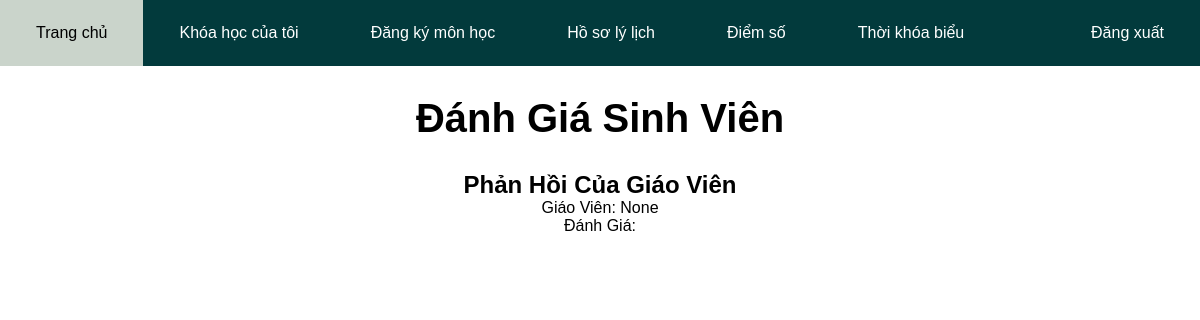
The page /assessment/student/38/ViewAssessment/ (signed in) on the database as committed earlier.
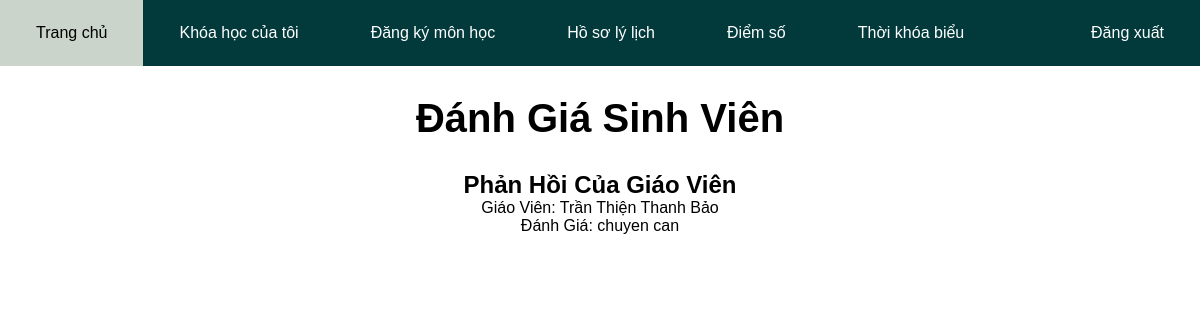
The same page on the database as committed later.
### Assessment/models.py (models this page shows, shortened)
class TeacherAssessment(models.Model):
    course = models.ForeignKey(Course, on_delete=models.CASCADE, null=True)
    student = models.ForeignKey(Student, on_delete=models.CASCADE, null=True)
    teacher = models.ForeignKey(Teacher, on_delete=models.CASCADE, null=True)
    comment = models.TextField()
    class Meta:
        unique_together = ('course', 'student', 'teacher')

### Teacher/models.py (models this page shows)
class Teacher(models.Model):
    name = models.CharField(max_length=30, null=True, blank=True)
    department = models.ForeignKey(Department, on_delete=models.CASCADE, null=True)
    username = models.OneToOneField(MyUser, on_delete=models.CASCADE, null = True)
    phone_number = models.CharField(max_length=15, null=True)
    date_of_birth = models.DateField(null=True)
    hometown = models.CharField(max_length=40, null=True)
    avatar = models.ImageField(upload_to="Avatar/Teacher/", null=True, blank=True)
    GENDER_CHOICES = [
        ('Nam', 'Nam'),
        ('Nữ', 'Nữ'),
    ]
    gender = models.CharField(max_length=10, null=True, choices=GENDER_CHOICES)
    def __str__(self):
        return self.name

### Assessment/views.py (the view)
# urls.py: path("student/<int:pk>/ViewAssessment/", views.StudentAssessView.as_view(), name="StudentAssessView"),
class StudentAssessView(RoleRequiredMixin, View):
    def has_permission(self, user):
        return user.user_type == 'Student'
    def get(self, request, pk):
        course = Course.objects.get(id=pk)
        student = request.user.student
        assessment = TeacherAssessment.objects.filter(course=course, student=student).first()
        form = TeacherAssessmentForm(instance=assessment)
        context = {
            "course": course,
            "student": student,
            "assessment": assessment,
            "form": form,
        }
        return render(request, "Course/CourseStudent/student_receive_assess.html", context)

### Login/mixins.py (called while the page is built)
    def dispatch(self, request, *args, **kwargs):
        if not request.user.is_authenticated:
            return self.handle_no_permission()
        elif not self.has_permission(request.user):
            return HttpResponseRedirect(self.get_redirect_url())
        return super().dispatch(request, *args, **kwargs)

### templates/Course/CourseStudent/student_receive_assess.html (shortened to what this page needs)
{% load static %}
<!DOCTYPE html>
<html>
<head>
	<link rel="stylesheet" href="{% static 'css/file.css' %}">
</head>
<body>
    <nav>
		<a href="{% url 'Student:student' %}" class="menu_left">Trang chủ</a>
		<a href="{% url 'Student:student_course' %}" class="menu_left">Khóa học của tôi</a>
		<a href="{% url 'Registration:registration_student' %}" class="menu_left">Đăng ký môn học</a>
		<a href="{% url 'Student:student_profile' %}" class="menu_left">Hồ sơ lý lịch</a>
		<a href="{% url 'Student:student_score' %}" class="menu_left">Điểm số</a>
		<a href="{% url 'Student:student_schedule' %}" class="menu_left">Thời khóa biểu</a>
		<a href="{% url 'Logout:logout' %}" class="menu_right">Đăng xuất</a>
	</nav>
    <h1 class="menu_text">Đánh Giá Sinh Viên</h1>
    <div class="center_form">
        {% if assessment %}
            <h2 class="h2_text">Phản Hồi Của Giáo Viên</h2>
            <p>Giáo Viên: {{ assessment.teacher }}</p>
            <p>Đánh Giá: {{ assessment.comment }}</p>
        {% else %}
            <p>Không Có Đánh Giá Nào.</p>
        {% endif %}
    </div>
</body>
</html>

### static/css/file.css (style rules this page uses)
body { font-family: Arial, Helvetica, sans-serif; }
* { box-sizing: border-box; }
* { margin: 0px; }
nav { background-color: #023A3C; overflow: hidden; }
nav a { color: white; padding: 24px 36px; text-align: center; text-decoration: none; display: block; }
.menu_text { text-align: center; padding: 30px; margin: 0; font-size: 40px; }
.menu_left { float: left; }
.menu_right { float: right; }
.center_form { display: flex; flex-direction: column; align-items: center; justify-content: center; }

Rows that differ between the two databases and show on the page:
changed TeacherAssessment: teacher "None" → "Trần Thiện Thanh Bảo"; comment (not shown) → "chuyen can"
